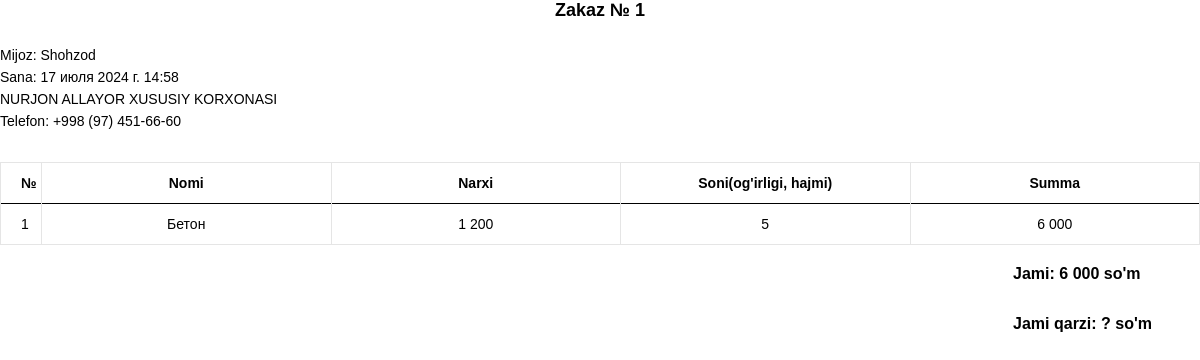
Before: /document/1/ (signed in) with the older database file.
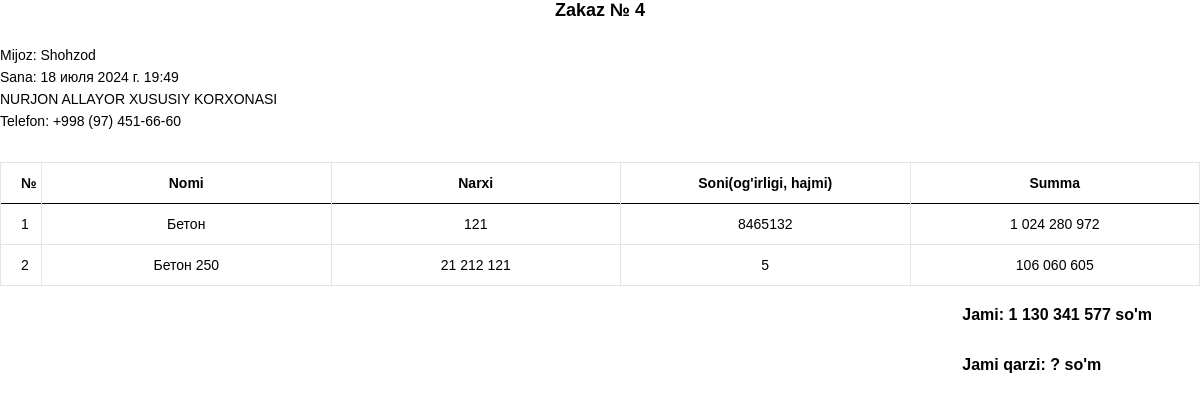
After: the same page with the newer database file.
### backend/models.py (models this page shows, shortened)
class Order(models.Model):
    created_date = models.DateTimeField(auto_now_add=True)
    client = models.ForeignKey('Client', related_name='Client', on_delete=models.CASCADE)
    cash = models.IntegerField(default=0, verbose_name='Summa')
    class Meta:
        verbose_name = 'chiqim(1)'
        verbose_name_plural = 'chiqim(1)'

class Client(models.Model):
    name = models.CharField(max_length=255, verbose_name='FIO')
    phone = models.CharField(max_length=255, verbose_name='Telefon')
    comment = models.CharField(max_length=255, default='-', verbose_name='Izoh')
    class Meta:
        verbose_name = 'client(1)'
        verbose_name_plural = 'clientlar(1)'

class Product(models.Model):
    name = models.CharField(max_length=255, unique=True, verbose_name='nomi')
    class Meta:
        verbose_name = 'maxsulot(1)'
        verbose_name_plural = 'maxsulotlar(1)'

### backend/views.py (the view)
# urls.py: path('document/<int:id>/', document, name='document'),
@login_required
def document(request, id=1):
    context = dict()
    if id == 1:
        order = list(Order.objects.all())[-1]
    else:
        order = Order.objects.get(id=id)
    client = order.client
    order_products = OrderProduct.objects.filter(order=order)
    total_sum = 0
    products = []
    for order_product in order_products:
        products.append(
            {
                'id': order_product.id,
                'product': order_product.product,
                'price': order_product.price,
                'count': order_product.count,
                'order': order_product.order,
                'cash': order_product.count * order_product.price,
            }
        )
        total_sum += order_product.count * order_product.price
    context['products'] = products
    context['client'] = client
    context['total_sum'] = total_sum
    context['order'] = order
    if request.user.groups.filter(name='Склад').exists():
        return render(request, 'document.html', context)
    else:
        return HttpResponse("У вас нет прав для просмотра этой страницы.")

### templates/document.html
{% extends "./base.html" %}
{% load static %}
{% load humanize %}
{% load my_tags %}
{% block body %}
    <div class=" text-start">
        <h6 class=" text-center"><b>Zakaz № {{order.id}}</b></h6>
        <br>
        <p class="text-black" >Mijoz: {{ order.client.name }}</p>
        <p class="text-black" >Sana: {{ order.created_date }}</p>
        <p class="text-black" style="font-family:sans-serif; " >
            NURJON ALLAYOR XUSUSIY KORXONASI
        </p>
        <p class="text-black" style="font-family:sans-serif; ">Telefon: +998 (97) 451-66-60<p>
        <div class="offset-top-30">
            <table class="table table-custom table-fixed bordered-table text-center text-black" data-responsive="true">
                <tr style="font-size: 14px;">
                    <th width="30px">№</th>
                    <th>Nomi</th>
                    <th>Narxi</th>
                    <th>Soni(og'irligi, hajmi)</th>
                    <th>Summa</th>
                </tr>
                {% for product  in products %}
                    <tr height="10px" style="font-size: 14px;">
                        <td>{{ forloop.counter }}</td>
                        <td>{{ product.product.name }}</td>
                        <td>{{ product.price|intcomma }}</td>
                        <td>{{ product.count }}</td>
                        <td>{{ product.cash|intcomma }}</td>
                    </tr>
                {% endfor %}
            </table>
            <div class="float-end text-black px-5" style="font-size: 16px;" >
                <b>Jami: {{ total_sum|intcomma }} so'm</b>
                <br>
                <br>
                <b>Jami qarzi: ? so'm</b>
            </div>
        </div>
{% endblock %}

### templates/base.html (shortened to what this page needs)
{% load static %}
<!DOCTYPE html>
<html class="wide wow-animation scrollTo" lang="en">
  <head>
    <link rel="stylesheet" href="{% static 'css/bootstrap.css' %}">
    <link rel="stylesheet" href="{% static 'css/fonts.css' %}">
    <link rel="stylesheet" href="{% static 'css/style.css' %}">
  </head>
<body>
  <div class="page text-center">
    {% block body %}{% endblock %}
  </div>
</body>
</html>

Changed rows visible on the page:
removed Order: id "1", client.name "Shohzod", created_date "17 июля 2024 г. 14:58"
added Order: id "4", client.name "Shohzod", created_date "18 июля 2024 г. 19:49"
computed for Product "Бетон": price "1 200" → "121"; count "5" → "8465132"; cash "6 000" → "1 024 280 972"
added Product: product.name "Бетон 250", price "21 212 121", count "5", cash "106 060 605"
Other visible differences:
{{ total_sum|intcomma }}: "6 000" → "1 130 341 577"
